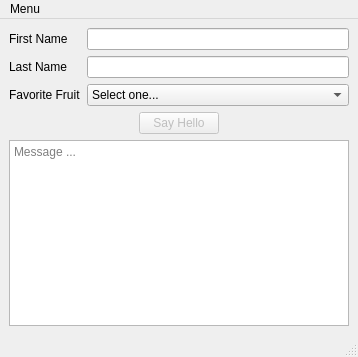
<?xml version="1.0" encoding="UTF-8"?>
<ui version="4.0">
 <class>main_window</class>
 <widget class="QMainWindow" name="main_window">
  <property name="geometry">
   <rect>
    <x>0</x>
    <y>0</y>
    <width>358</width>
    <height>357</height>
   </rect>
  </property>
  <property name="windowTitle">
   <string>Qt Test App</string>
  </property>
  <widget class="QWidget" name="centralwidget">
   <layout class="QVBoxLayout" name="verticalLayout_4">
    <item>
     <layout class="QVBoxLayout" name="verticalLayout_3">
      <item>
       <layout class="QHBoxLayout" name="horizontalLayout">
        <item>
         <layout class="QVBoxLayout" name="verticalLayout_2">
          <item>
           <widget class="QLabel" name="label_first_name">
            <property name="text">
             <string>First Name</string>
            </property>
           </widget>
          </item>
          <item>
           <widget class="QLabel" name="label_last_name">
            <property name="text">
             <string>Last Name</string>
            </property>
           </widget>
          </item>
          <item>
           <widget class="QLabel" name="label_favorite_fruit">
            <property name="text">
             <string>Favorite Fruit</string>
            </property>
           </widget>
          </item>
         </layout>
        </item>
        <item>
         <layout class="QVBoxLayout" name="verticalLayout">
          <item>
           <widget class="QLineEdit" name="line_edit_first_name"/>
          </item>
          <item>
           <widget class="QLineEdit" name="line_edit_last_name"/>
          </item>
          <item>
           <widget class="QComboBox" name="combo_box_favorite_fruit">
            <item>
             <property name="text">
              <string>Select one...</string>
             </property>
            </item>
            <item>
             <property name="text">
              <string>Apples</string>
             </property>
            </item>
            <item>
             <property name="text">
              <string>Bananas</string>
             </property>
            </item>
            <item>
             <property name="text">
              <string>Oranges</string>
             </property>
            </item>
           </widget>
          </item>
         </layout>
        </item>
       </layout>
      </item>
      <item>
       <layout class="QHBoxLayout" name="horizontalLayout_2">
        <item>
         <spacer name="horizontalSpacer">
          <property name="orientation">
           <enum>Qt::Horizontal</enum>
          </property>
          <property name="sizeHint" stdset="0">
           <size>
            <width>40</width>
            <height>20</height>
           </size>
          </property>
         </spacer>
        </item>
        <item>
         <widget class="QPushButton" name="button_say_hello">
          <property name="enabled">
           <bool>false</bool>
          </property>
          <property name="text">
           <string>Say Hello</string>
          </property>
         </widget>
        </item>
        <item>
         <spacer name="horizontalSpacer_2">
          <property name="orientation">
           <enum>Qt::Horizontal</enum>
          </property>
          <property name="sizeHint" stdset="0">
           <size>
            <width>40</width>
            <height>20</height>
           </size>
          </property>
         </spacer>
        </item>
       </layout>
      </item>
     </layout>
    </item>
    <item>
     <widget class="QTextBrowser" name="text_browser_output">
      <property name="placeholderText">
       <string>Message ...</string>
      </property>
     </widget>
    </item>
   </layout>
  </widget>
  <widget class="QMenuBar" name="menubar">
   <property name="geometry">
    <rect>
     <x>0</x>
     <y>0</y>
     <width>358</width>
     <height>22</height>
    </rect>
   </property>
   <widget class="QMenu" name="menuMenu">
    <property name="title">
     <string>Menu</string>
    </property>
    <addaction name="actionMenu_Item_1"/>
   </widget>
   <addaction name="menuMenu"/>
  </widget>
  <widget class="QStatusBar" name="statusBar"/>
  <action name="actionTest">
   <property name="text">
    <string>Test</string>
   </property>
  </action>
  <action name="actionMenu_Item_1">
   <property name="text">
    <string>Menu Item 1</string>
   </property>
  </action>
 </widget>
 <resources/>
 <connections/>
</ui>
